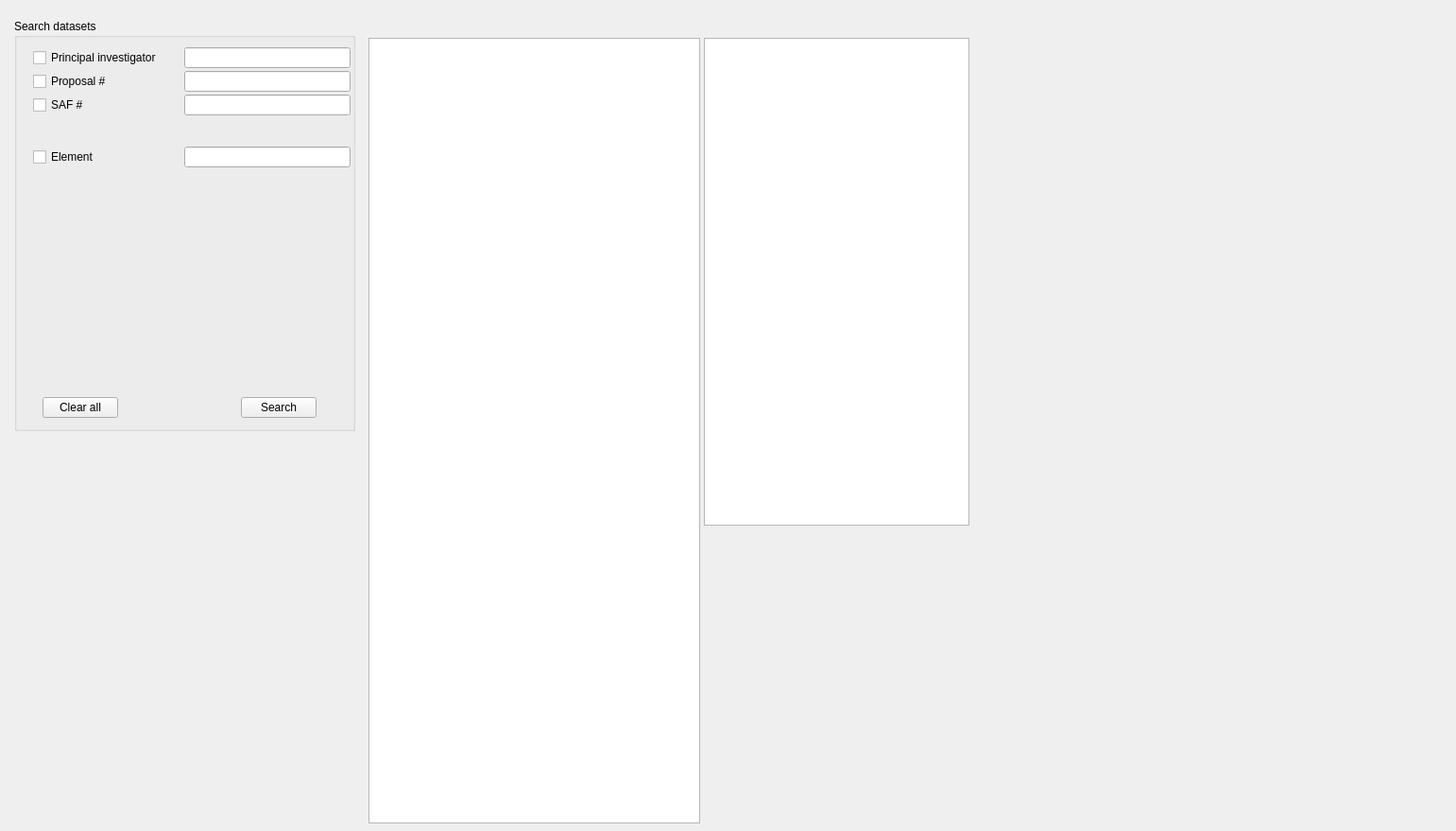
<?xml version="1.0" encoding="UTF-8"?>
<ui version="4.0">
 <class>Form</class>
 <widget class="QWidget" name="Form">
  <property name="geometry">
   <rect>
    <x>0</x>
    <y>0</y>
    <width>1541</width>
    <height>879</height>
   </rect>
  </property>
  <property name="windowTitle">
   <string>Form</string>
  </property>
  <widget class="QListView" name="listView_datasets">
   <property name="geometry">
    <rect>
     <x>390</x>
     <y>40</y>
     <width>351</width>
     <height>831</height>
    </rect>
   </property>
  </widget>
  <widget class="QGroupBox" name="groupBox">
   <property name="geometry">
    <rect>
     <x>15</x>
     <y>20</y>
     <width>361</width>
     <height>436</height>
    </rect>
   </property>
   <property name="title">
    <string>Search datasets</string>
   </property>
   <widget class="QPushButton" name="pushButton_search">
    <property name="geometry">
     <rect>
      <x>240</x>
      <y>400</y>
      <width>80</width>
      <height>22</height>
     </rect>
    </property>
    <property name="text">
     <string>Search</string>
    </property>
   </widget>
   <widget class="QLineEdit" name="lineEdit_pi">
    <property name="geometry">
     <rect>
      <x>180</x>
      <y>30</y>
      <width>176</width>
      <height>22</height>
     </rect>
    </property>
   </widget>
   <widget class="QLineEdit" name="lineEdit_proposal">
    <property name="geometry">
     <rect>
      <x>180</x>
      <y>55</y>
      <width>176</width>
      <height>22</height>
     </rect>
    </property>
   </widget>
   <widget class="QLineEdit" name="lineEdit_saf">
    <property name="geometry">
     <rect>
      <x>180</x>
      <y>80</y>
      <width>176</width>
      <height>22</height>
     </rect>
    </property>
   </widget>
   <widget class="QLineEdit" name="lineEdit_saf_2">
    <property name="geometry">
     <rect>
      <x>180</x>
      <y>135</y>
      <width>176</width>
      <height>22</height>
     </rect>
    </property>
   </widget>
   <widget class="QPushButton" name="pushButton_search_2">
    <property name="geometry">
     <rect>
      <x>30</x>
      <y>400</y>
      <width>80</width>
      <height>22</height>
     </rect>
    </property>
    <property name="text">
     <string>Clear all</string>
    </property>
   </widget>
   <widget class="QCheckBox" name="checkBox_pi">
    <property name="geometry">
     <rect>
      <x>20</x>
      <y>30</y>
      <width>151</width>
      <height>22</height>
     </rect>
    </property>
    <property name="text">
     <string>Principal investigator</string>
    </property>
   </widget>
   <widget class="QCheckBox" name="checkBox_proposal">
    <property name="geometry">
     <rect>
      <x>20</x>
      <y>55</y>
      <width>151</width>
      <height>22</height>
     </rect>
    </property>
    <property name="text">
     <string>Proposal #</string>
    </property>
   </widget>
   <widget class="QCheckBox" name="checkBox_saf">
    <property name="geometry">
     <rect>
      <x>20</x>
      <y>80</y>
      <width>151</width>
      <height>22</height>
     </rect>
    </property>
    <property name="text">
     <string>SAF #</string>
    </property>
   </widget>
   <widget class="QCheckBox" name="checkBox_element">
    <property name="geometry">
     <rect>
      <x>20</x>
      <y>135</y>
      <width>151</width>
      <height>22</height>
     </rect>
    </property>
    <property name="text">
     <string>Element</string>
    </property>
   </widget>
  </widget>
  <widget class="QTextBrowser" name="textBrowser_dataset_info">
   <property name="geometry">
    <rect>
     <x>745</x>
     <y>40</y>
     <width>281</width>
     <height>516</height>
    </rect>
   </property>
  </widget>
 </widget>
 <resources/>
 <connections/>
</ui>
